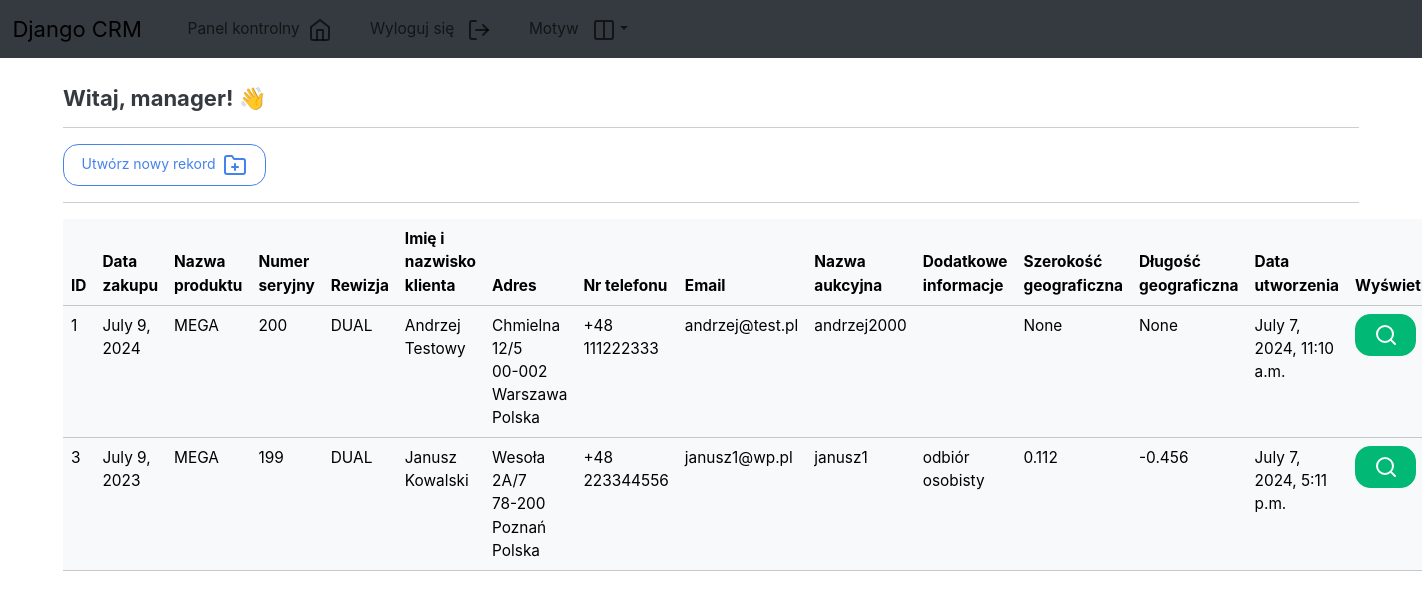
The app's page /dashboard (signed in), older data.
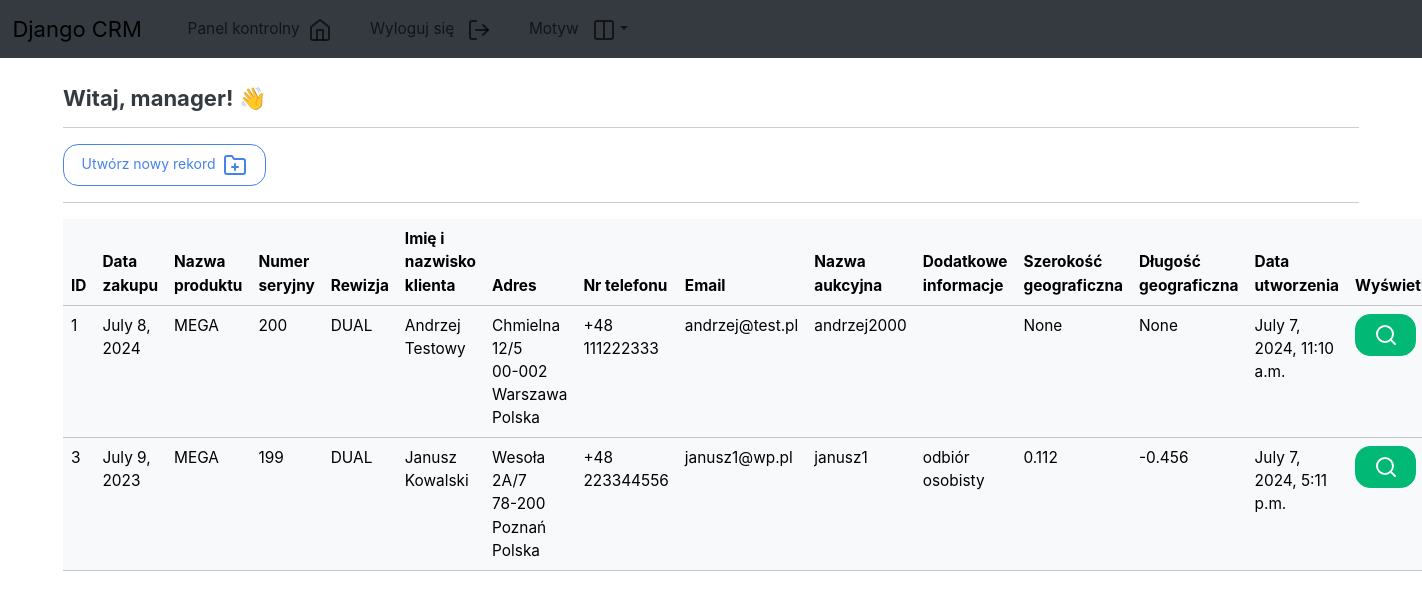
The same page, newer data.
### webapp/models.py (models this page shows, shortened)
class Record(models.Model):
    creation_date = models.DateTimeField(auto_now_add=True)
    purchase_date = models.DateField(blank=True, null=True)  # Allows blank and NULL
    product_name = models.CharField(max_length=100, blank=True)  # Allows blank
    serial_number = models.CharField(max_length=100, blank=True)  # Allows blank
    revision = models.CharField(max_length=100, blank=True)  # Allows blank
    customer_first_name = models.CharField(max_length=100, blank=True)  # Allows blank
    customer_last_name = models.CharField(max_length=100, blank=True)  # Allows blank
    address_street = models.CharField(max_length=100, blank=True)  # Allows blank
    address_building = models.CharField(max_length=100, blank=True)  # Allows blank
    address_apartment = models.CharField(max_length=100, blank=True)  # Allows blank
    address_city = models.CharField(max_length=100, blank=True)  # Allows blank
    address_postal_code = models.CharField(max_length=100, blank=True)  # Allows blank
    address_country = models.CharField(max_length=100, blank=True)  # Allows blank
    phone_number = models.CharField(max_length=100, blank=True)  # Allows blank
    email = models.EmailField(max_length=100, blank=True)  # Allows blank
    auction_name = models.CharField(max_length=100, blank=True)  # Allows blank
    additional_info = models.TextField(max_length=1000, blank=True)  # Allows blank
    gps_latitude = models.FloatField(null=True, blank=True)  # Allows NULL and blank
    gps_longitude = models.FloatField(null=True, blank=True)  # Allows NULL and blank

### webapp/views.py (the view)
# urls.py: path('dashboard', views.dashboard, name='dashboard'),
@login_required(login_url='user_login')
def dashboard(request):
    my_records = Record.objects.all()
    context = {'records': my_records}
    return render(request, 'webapp/dashboard.html', context=context)

### webapp/templates/webapp/dashboard.html (shortened to what this page needs)
{% extends 'webapp/base.html' %}
{% load static %}
{% block content %}
<h5>Witaj, {{user}}! 👋</h5>
<hr>
<a class="btn btn-outline-primary btn-md" href="{% url 'create_record' %}">Utwórz nowy rekord&nbsp;&nbsp;<i data-feather="folder-plus"></i></a>
<hr>
<table class="table table-light table-hover">
    <thead class="thead-light">
        <tr>
            <th scope="col">ID</th>
            <th scope="col">Data zakupu</th>
            <th scope="col">Nazwa produktu</th>
            <th scope="col">Numer seryjny</th>
            <th scope="col">Rewizja</th>
            <th scope="col">Imię i nazwisko klienta</th>
            <th scope="col">Adres</th>
            <th scope="col">Nr telefonu</th>
            <th scope="col">Email</th>
            <th scope="col">Nazwa aukcyjna</th>
            <th scope="col">Dodatkowe informacje</th>
            <th scope="col">Szerokość geograficzna</th>
            <th scope="col">Długość geograficzna</th>
            <th scope="col">Data utworzenia</th>
            <th scope="col">Wyświetl</th>
        </tr>
    </thead>
    <tbody>
        {% if records %}
            {% for record in records %}
            <tr>
                <td>{{record.id}}</td>
                <td>{{record.purchase_date}}</td>
                <td>{{record.product_name}}</td>
                <td>{{record.serial_number}}</td>
                <td>{{record.revision}}</td>
                <td>{{record.customer_first_name}} {{record.customer_last_name}}</td>
                <td>{{record.address_street}} {{record.address_building}}/{{record.address_apartment}}<br>
                    {{record.address_postal_code}} {{record.address_city}}<br>
                    {{record.address_country}}
                </td>
                <td>{{record.phone_number}}</td>
                <td>{{record.email}}</td>
                <td>{{record.auction_name}}</td>
                <td>{{record.additional_info}}</td>
                <td>{{record.gps_latitude}}</td>
                <td>{{record.gps_longitude}}</td>
                <td>{{record.creation_date}}</td>
                <td>
                    <a class="btn btn-success btn-md" href="{% url 'view_record' record.id %}"><i data-feather="search"></i></a>
                </td>
            </tr>
            {% endfor %}
        {% endif %}
    </tbody>
</table>
{% endblock %}

### webapp/templates/webapp/base.html (shortened to what this page needs)
{% load static %}
<!DOCTYPE html>
<html>
    <head>
        {% with request.session.theme as theme %}
        <link rel="stylesheet" type="text/css" href="https://bootswatch.com/5/{{ theme|default:'litera' }}/bootstrap.min.css">
        {% endwith %}
        <link rel="stylesheet" type="text/css" href="{% static 'css/styles.css' %}">
    </head>
    <body>
        {% include 'webapp/navbar.html' %}
        <div class="container">
            <br>
            {% block content %}
            {% endblock %}
        </div>
        <link rel="stylesheet" type="text/css" href="//cdn.datatables.net/2.0.8/css/dataTables.dataTables.min.css"/>
    </body>
</html>

### webapp/templates/webapp/navbar.html (shortened to what this page needs)
<nav class="navbar navbar-expand-lg bg-dark justify-content-center">
    <a class="navbar-brand main-heading" href="{% url '' %}"> &nbsp; Django CRM</a>
    <div class="collapse navbar-collapse text-center" id="navbarNavDropdown">
        <ul class="navbar-nav mr-auto">
            {% if user.is_authenticated %}
            <li class="nav-item"><a class="nav-link" href="{% url 'dashboard' %}">Panel kontrolny &nbsp;<i data-feather="home"></i></a></li>
            <li class="nav-item"><a class="nav-link" href="{% url 'user_logout' %}">Wyloguj się &nbsp; <i data-feather="log-out"></i></a></li>
            {% else %}
            <li class="nav-item"><a class="nav-link" href="{% url 'register' %}">Zarejestruj się &nbsp&nbsp<i data-feather="user-plus"></i></a></li>
            &nbsp; &nbsp; &nbsp;
            <li class="nav-item"><a class="nav-link" href="{% url 'user_login' %}">Zaloguj się &nbsp&nbsp<i data-feather="log-in"></i></a></li>
            {% endif %}
            <li class="nav-item dropdown">
                <a class="nav-link dropdown-toggle" href="#" id="navbarDropdownMenuLink" role="button" data-bs-toggle="dropdown" aria-expanded="false">Motyw &nbsp&nbsp<i data-feather="columns"></i></a>
            </li>
        </ul>
    </div>
</nav>

Row changes from the older to the newer data that the page shows:
changed Record "Andrzej": purchase_date "July 9, 2024" → "July 8, 2024"
